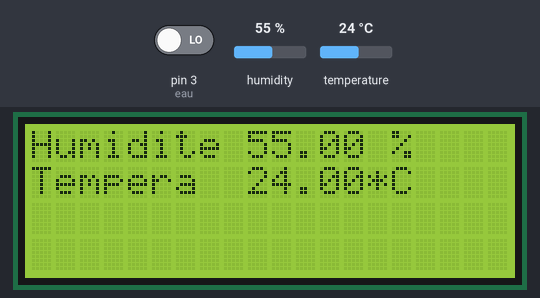
Bench run of a sketch on a simulated Arduino Uno, built with avr-gcc and run on an emulated ATmega328P. Parts: 20×4 character LCD. Inputs (shaded band) come from the test bench; at power-on: humidity 55 %, temperature 24 °C, pin 3 (eau) LOW. What the sketch prints to the serial monitor is not drawn.

Above: at 1.3 s.
1.4 s: humidity set to 22 %
At 3.4 s:
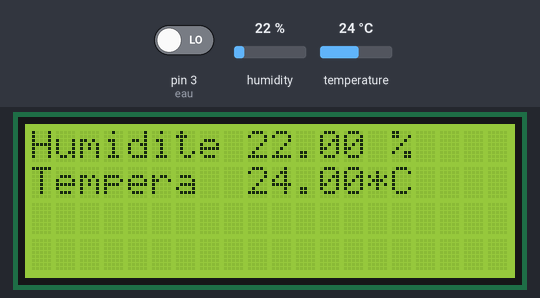
3.7 s: temperature set to 12 °C
At 5.4 s:
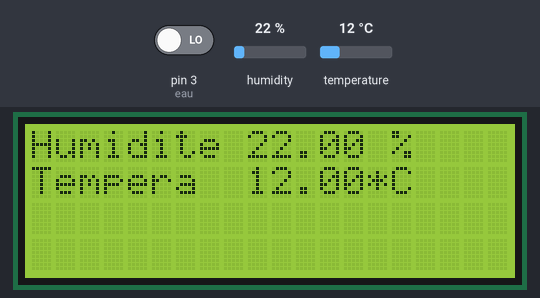
5.7 s: humidity set to 40 %
At 7.3 s:
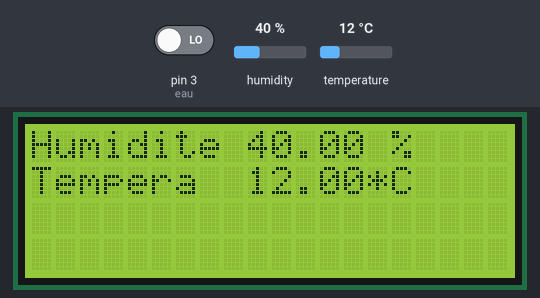
7.8 s: temperature set to 19 °C
Timing chart, 0 to 10.8 s (numbered marks = the images above; inputs shaded):
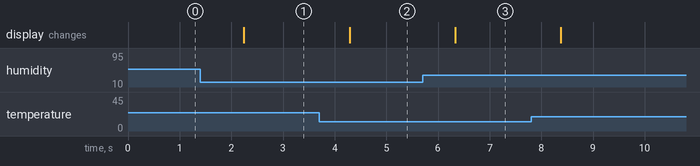

The sketch:

cystal_led___d11.ino
```cpp
#include "DHT.h"
#include <Wire.h>
#include <LiquidCrystal_I2C.h>

LiquidCrystal_I2C lcd(0x27,20,4);  // set the LCD address to 0x27 for a 16 chars and 2 line display

#define DHTPIN 2
#define DHTTYPE DHT11 //(pour un capteur DHT11)

DHT dht(DHTPIN, DHTTYPE);
int eau=3;
float h = 0;
float t = 0;

void setup(){
        Serial.begin(9600);
        dht.begin();
        lcd.init();                      // initialize the lcd
  lcd.init();
  pinMode(eau,INPUT);
  // Print a message to the LCD.
  lcd.backlight();
  lcd.setCursor(2,0);
  lcd.print("Humidite");
  lcd.setCursor(0,1);
  lcd.print("Tempera");
}

void loop(){
        h = dht.readHumidity();
        t = dht.readTemperature();
        if (isnan(t) || isnan(h)){
                Serial.println( "Lecture impossible !");
        }else{

  lcd.setCursor(0,0);
  lcd.print("Humidite :");
  lcd.setCursor(9,0);
  lcd.print(h);
  lcd.setCursor(14,0);
  lcd.print(" %");
  lcd.setCursor(0,1);
  lcd.print("Tempera ");
    lcd.setCursor(9,1);
  lcd.print(t);
     lcd.setCursor(14,1);
  lcd.print("*C");
  if(h<37)
  {
    digitalWrite(5,HIGH);
    digitalWrite(6,HIGH); //ventilateur

  }
  else
  {
     digitalWrite(5,LOW);
     digitalWrite(6,LOW); //ventilateur

  }
  int valeau=digitalRead(eau);
  Serial.println(valeau);
  digitalWrite(4,valeau);


        }
      //   lcd.clear();
}
```

Measured:
- after the input at 1.4 s, the display: changes after 0.84 s (image 1)
- after the input at 3.7 s, the display: changes after 0.59 s (image 2)
- after the input at 5.7 s, the display: changes after 0.63 s (image 3)
